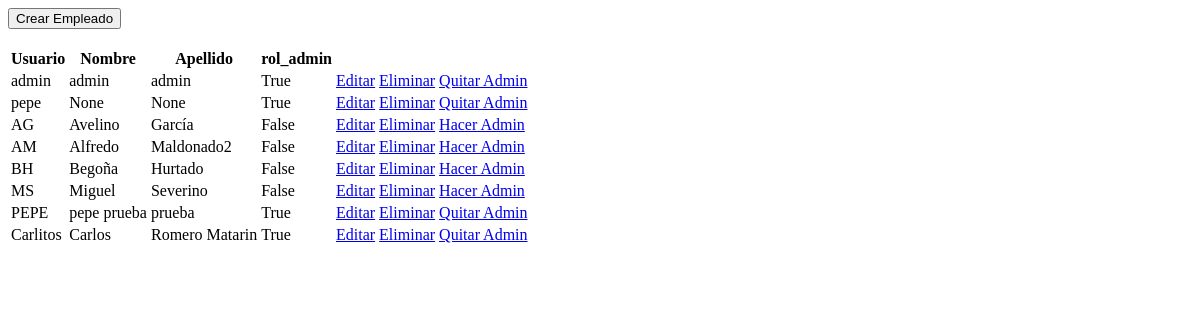
Page /Herramientas/VerEmpleados (signed in) on the earlier database version.
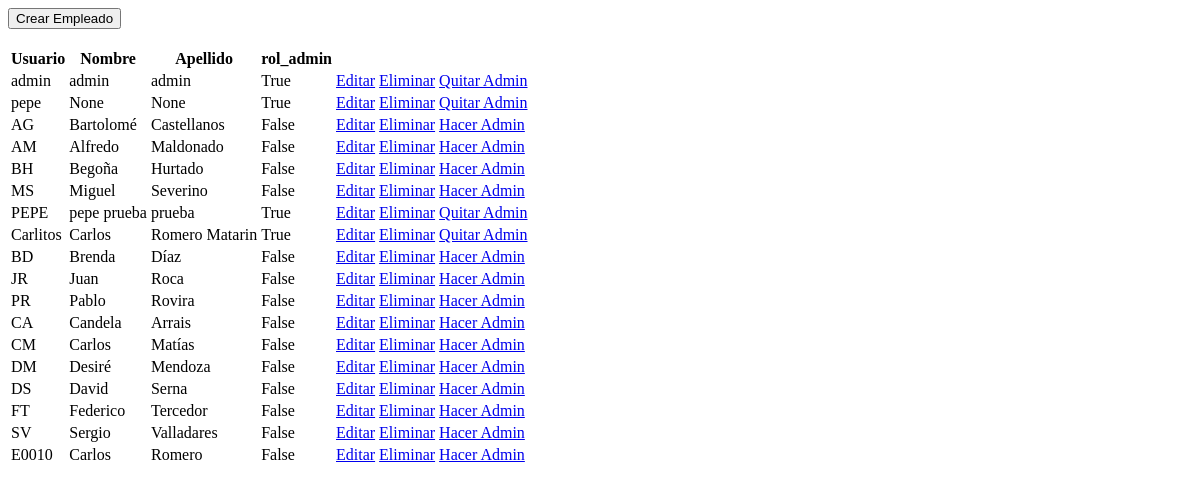
Same page on the later database version.
### FlaskPresencia/models.py (models this page shows)
class User(db.Model, UserMixin):
    id = db.Column(db.Integer, primary_key=True)
    username = db.Column(db.String(50), nullable = False, unique=True)
    password = db.Column(db.String(250), nullable = False)
    nombre = db.Column(db.String(250), nullable = True)
    apellido = db.Column(db.String(250), nullable = True)
    id_Empleado = db.Column(db.String(250), nullable = True)
    rol_admin = db.Column(db.Boolean, nullable = True, default=False)

### FlaskPresencia/rutas.py (the view)
@app.route('/Herramientas/VerEmpleados', methods=['GET', 'POST'])
@login_required
def VerEmpleados():
    usuarios = User.query.all()
    return render_template('VerEmpleados.html', usuarios=usuarios)

### FlaskPresencia/rutas.py (called while the page is built)
@login_manager.user_loader
def load_user(user_id):
    return User.query.get(int(user_id))

### FlaskPresencia/templates/VerEmpleados.html (shortened to what this page needs)
<div class="row mt-2">
  <button class="col-sm btn btn-primary margin-Botones" type="button" onclick="crearEmpleado()">
    <div class="row mt-2">
      <div class="col-sm">Crear Empleado</div>
    </div>
  </button>
</div>
<table id="data" class="table table-striped">
  <thead>
    <tr>
      <th>Usuario</th>
      <th>Nombre</th>
      <th>Apellido</th>
      <th>rol_admin</th>
      <th></th>
      <th></th>
      <th></th>
    </tr>
  </thead>
  <tbody>
    {% for user in usuarios %}
    <tr>
      <td>{{ user.username }}</td>
      <td>{{ user.nombre }}</td>
      <td>{{ user.apellido }}</td>
      <td>{{ user.rol_admin }}</td>
      <td><a href="{{ url_for('editar_empleado', id=user.id) }}" class="btn btn-primary">Editar</a></td>
      <td><a href="{{ url_for('eliminar_empleado', id=user.id) }}" class="btn btn-danger">Eliminar</a></td>
      {% if user.rol_admin == 0 %}
      <td><a href="{{ url_for('hacer_admin', id=user.id) }}" class="btn btn-success">Hacer Admin</a></td>
      {% else %}
      <td><a href="{{ url_for('hacer_admin', id=user.id) }}" class="btn btn-warning">Quitar Admin</a></td>
      {% endif %}
    </tr>
    {% endfor %}
  </tbody>
</table>

Differences in the rows shown:
changed User "AG": nombre "Avelino" → "Bartolomé"; apellido "García" → "Castellanos"
changed User "AM": apellido "Maldonado2" → "Maldonado"
added User: username "BD", nombre "Brenda", apellido "Díaz", rol_admin "False"
added User: username "JR", nombre "Juan", apellido "Roca", rol_admin "False"
added User: username "PR", nombre "Pablo", apellido "Rovira", rol_admin "False"
added User: username "CA", nombre "Candela", apellido "Arrais", rol_admin "False"
added User: username "CM", nombre "Carlos", apellido "Matías", rol_admin "False"
added User: username "DM", nombre "Desiré", apellido "Mendoza", rol_admin "False"
added User: username "DS", nombre "David", apellido "Serna", rol_admin "False"
added User: username "FT", nombre "Federico", apellido "Tercedor", rol_admin "False"
added User: username "SV", nombre "Sergio", apellido "Valladares", rol_admin "False"
added User: username "E0010", nombre "Carlos", apellido "Romero", rol_admin "False"
